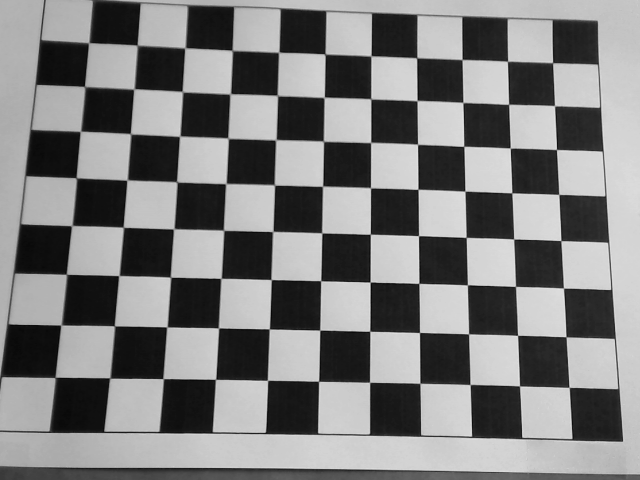
#> input picture mire_1.png, 640 x 480 px
$ jupyter execute TP_Calibrage.ipynb
#> lines starting #> are read from the running program, lines starting #| are printed output that depends on the picture; long printed decimals are rounded
Tp Calibrage Luc Anchling Timothée Teyssier

Importation des librairies utiles

[cell 1]
import numpy as np
import cv2
from matplotlib import pyplot as plt
from plotly import express as px

Lecture des images "mire1.png" et "mire2.png"

[cell 2]
image1 = cv2.imread('mire_1.png')
#> image1 is the input picture: shape (480, 640, 3); min 5, max 230, mean 126
image2 = cv2.imread('mire_2.png')
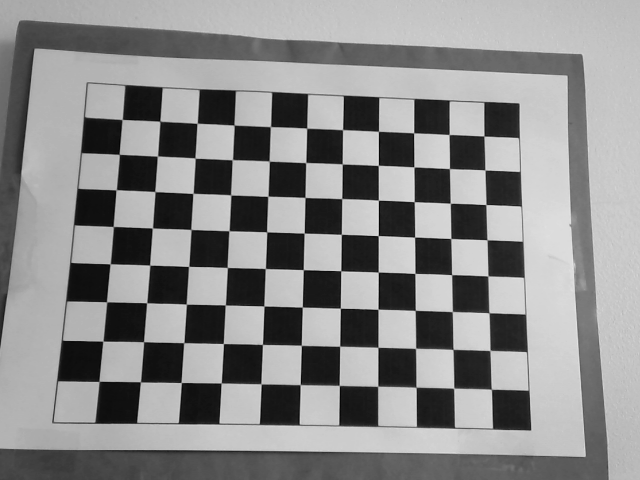
#> input picture mire_2.png, 640 x 480 px
#> image2 is the input picture: shape (480, 640, 3); min 2, max 229, mean 138.2

Récupération des intersections des cases des deux mires

[cell 3]
ret1, corners1 = cv2.findChessboardCorners(image1,(11,8))
#> ret1 = True; corners1 = 88 rows, first 8: [569.2, 387.4], [519.5, 385.9], [470.1, 384.6], [419.8, 383.3], [369.6, 382.3], [318.5, 381.4], [267.5, 380.4], [215.5, 379.4]
ret2, corners2 = cv2.findChessboardCorners(image2,(11,8))   #number of points it has to find
#> ret2 = True; corners2 = 88 rows, first 8: [490.8, 389.1], [453.9, 388], [415.6, 387.5], [377.9, 385.8], [339.1, 385.3], [300.1, 384.9], [260.8, 384.3], [220.7, 383.1]
print("longueur nombre intersections image 1: ",len(corners1))
#| longueur nombre intersections image 1:  88
print(corners1)
#> (printed output is left out)
print("longueur nombre intersections image 2: ",len(corners2))
#| longueur nombre intersections image 2:  88

Changement de taille des corners pour avoir que deux dimensions

[cell 4]
# print(corners1.shape)
corners1_squeeze = np.squeeze(corners1, axis=1)
#> corners1_squeeze = 88 pairs, first value 54.96 to 569.2, second value 42.74 to 387.4
# print(corners2.shape)
corners2_squeeze = np.squeeze(corners2, axis=1)
#> corners2_squeeze = 88 pairs, first value 99 to 490.8, second value 119.4 to 389.1
# print(corners1.shape)

[cell 5]
# concatenation des deux tableaux de coordonnées
coord_px = np.concatenate((corners1_squeeze, corners2_squeeze), axis=0)
#> coord_px = 176 pairs, first value 54.96 to 569.2, second value 42.74 to 389.1
print("longeur coordonnées pixels : ",len(coord_px))
#| longeur coordonnées pixels :  176

[cell 6]
origine_2D = corners1_squeeze[0] # origine 2D = premier point du tableau corners1_squeeze intersection qui se situe en bas à gauche de l'image
#> origine_2D = [569.2, 387.4]
print("Coordonnées de l'origine 0 : ",origine_2D)
#| Coordonnées de l'origine 0 :  [569.155 387.403]

Coordonnées des intersections en mm

[cell 7]
coord_mm = []
Nx,Ny = 11,8
x,y=0,0
for z in [0,100]:
    for y in range(Ny):
        for x in range(Nx):
            coord_mm.append(np.array([x*-20,y*-20,z]).astype(np.float32))
coord_mm = np.array(coord_mm)
print("shape coordonnées en mm des intersections : ",coord_mm.shape)
print("Coordonnées en mm des intersections : ",coord_mm)

[cell 8]
#centre optique se situant au centre de l'image 1
print("shape de la mire 1 : ",image1.shape)
i1 = image1.shape[1]/2
#> i1 = 320
print("Coordonée i1 du centre d'origine O en x : ",i1)
i2 = image1.shape[0]/2
#> i2 = 240
print("Coordonée i2 du centre d'origine O en y : ",i2)

Résolution du problème A*L = U1

[cell 9]
#création de la matrice A de taille (Nx7) et le vecteur unitaire U1 de taille (Nx1)
Nx = 8
Ny = 11
A = np.zeros((Nx*Ny*2,7))
U1 = np.zeros((Nx*Ny*2,1))
coord_px_center = coord_px-np.array([i1,i2])
#> coord_px_center = 176 pairs, first value -265 to 249.2, second value -197.3 to 149.1
U1=coord_px_center[:,0]
#> U1 = 176 values, max 249.2 at index 0, min -265 at index 10, mean -9.17
for i in range(coord_mm.shape[0]):
    A[i,0] = np.multiply(coord_px_center[i,1],coord_mm[i,0])
    A[i,1] = np.multiply(coord_px_center[i,1],coord_mm[i,1])
    A[i,2] = np.multiply(coord_px_center[i,1],coord_mm[i,2])
    A[i,3] = coord_px_center[i,1]
    A[i,4] = np.multiply(-coord_px_center[i,0],coord_mm[i,0])
    A[i,5] = np.multiply(-coord_px_center[i,0],coord_mm[i,1])
    A[i,6] = np.multiply(-coord_px_center[i,0],coord_mm[i,2])

print("Matrice A (shape): ",A.shape)
print("Matrice U1 (shape): ",U1.shape)
print("Matrice A : ",A)
print("Matrice U1 : ",U1)

[cell 10]
#Résolution du système linéaire A*L=U1
L = np.linalg.pinv(A)@U1
#> L = [0.017, -0.000331, -0.00165, 1.69, 0.000549, 0.0166, 0.00318]
print("Matrice L (shape): ",L.shape)
print("Matrice L : ",L)

Récupération d'une partie des paramètres extrasèques de la caméra grâce à la matrice L

[cell 11]
o2c = 1/np.sqrt(L[4]**2+L[5]**2+L[6]**2)
#> o2c = 59.3
beta = o2c*np.sqrt(L[0]**2+L[1]**2+L[2]**2)
#> beta = 1.01
o1c = (L[3]*o2c)/beta
#> o1c = 98.79
r11 = L[0]*o2c/beta
#> r11 = 0.995
r12 = L[1]*o2c/beta
#> r12 = -0.0194
r13 = L[2]*o2c/beta
#> r13 = -0.0963
r21 = L[4]*o2c
#> r21 = 0.0325
r22 = L[5]*o2c
#> r22 = 0.982
r23 = L[6]*o2c
#> r23 = 0.188
print("o2c : ",o2c)
print("beta : ",beta)
print("o1c : ",o1c)
print("r11 : ",r11)
print("r12 : ",r12)
print("r13 : ",r13)
print("r21 : ",r21)
print("r22 : ",r22)
print("r23 : ",r23)

[cell 12]
vectoriel = np.cross([r11,r12,r13],[r21,r22,r23])
#> vectoriel = [0.0909, -0.19, 0.977]
print("Vecteur (r31,r32,r33)",vectoriel)
r31 = vectoriel[0]
#> r31 = 0.0909
r32 = vectoriel[1]
#> r32 = -0.19
r33 = vectoriel[2]
#> r33 = 0.977
print("r31 : ",r31)
print("r32 : ",r32)
print("r33 : ",r33)

Récupération des angles de rotation pour passer du repère objet au repère caméra

[cell 13]
phi = -np.arctan(r23/r33)
#> phi = -0.19
gamma = -np.arctan(r12/r11)
#> gamma = 0.0194
omega = np.arctan(r13/(-r23*np.sin(phi)+r33*np.cos(phi)))
#> omega = -0.0964
print("phi : ",phi)
print("gamma : ",gamma)
print("omega : ",omega)

Résolution du problème B*(o3c,f2)' = R

[cell 14]
B = np.zeros((Nx*Ny*2,2))
R = np.zeros((Nx*Ny*2,1))
for i in range(coord_mm.shape[0]):
    B[i,0] = coord_px_center[i,1]
    B[i,1] = -(r21*coord_mm[i,0]+r22*coord_mm[i,1]+r23*coord_mm[i,2]+o2c)
    R[i,0] = -coord_px_center[i,1]*(r31*coord_mm[i,0]+r32*coord_mm[i,1]+r33*coord_mm[i,2])
#> after the loop, B = 176 pairs, first value -197.3 to 149.1, second value -78.12 to 84.63; R = 176 values, max 12949.8 at index 169, min -14577.7 at index 88, mean 173.1
print("Matrice B (shape) : ",B.shape)
print("Matrice R (shape) : ",R.shape)
print("Matrice B :",B)
print("Matrice R :",R)

[cell 15]
#Résolution de B(o3c,f2) = R
o3c,f2 = np.linalg.pinv(B)@R
#> o3c = [331.6]; f2 = [805.5]
print("o3c : ",o3c)
print("f2 : ",f2)

Récupération des facteurs d'échelle s1 et s2

[cell 16]
f = 4
s2 = f/f2
#> s2 = [0.00497]
f1 = beta*f2
#> f1 = [817]
s1 = s2/beta
#> s1 = [0.0049]
print("focale : ", f)
print("s1 : ",s1)
print("s2 : ",s2)
print("f1 : ",f1)
print("f2 : ",f2)

[cell 17]
#taille capteur webcam en mm
w = s1*image1.shape[1]
#> w = [3.13]
h = s2*image1.shape[0]
#> h = [2.38]
print("taille du capteur webcam en mm pour la largeur : ",w)
print("taille du capteur webcam en mm pour la hauteur : ",h)

Projection des coordonnées objet 3D dans le repère image

[cell 18]
f1=f/s1[0]
#> f1 = 817
f2 = f/s2[0]
#> f2 = 805.5
print("f1 : ",f1)
print("f2 : ",f2)
Mint = np.array([[f1,0,i1,0],[0,f2,i2,0],[0,0,0,1]])
#> Mint = [[817, 0, 320, 0], [0, 805.5, 240, 0], [0, 0, 0, 1]]
Mext = np.array([[r11,r12,r13,o1c],[r21,r22,r23,o2c],[r31,r32,r33,o3c[0]],[0,0,0,1]])
#> Mext = [[0.995, -0.0194, -0.0963, 98.79], [0.0325, 0.982, 0.188, 59.3], [0.0909, -0.19, 0.977, 331.6], [0, 0, 0, 1]]
print("Matrice intrasèque : ",Mint.shape)
print("Matrice extrasèque : ",Mext.shape)
M= Mint@Mext
#> M = [[842.1, -76.77, 234.1, 186819.2], [48.02, 745, 386.3, 127350.5], [0, 0, 0, 1]]
print("Matrice M = Mint * Mext : ",M.shape, M)
alpha = r31*coord_mm[:,0]+r32*coord_mm[:,1]+r33*coord_mm[:,2]+o3c
#> alpha = 176 values, max 456 at index 165, min 313.4 at index 10, mean 384.7
print("alpha", alpha.shape, alpha[0])
quedesuns = np.ones((coord_mm.shape[0],1)) #vecteur de 1 pour ajouter une colonne de 1 à coord_mm pour
                                            # avoir des coordonnées homogènes
coord_mm_4d = np.concatenate((coord_mm,quedesuns),axis=1)
aU = []
for i in range(coord_mm_4d.shape[0]):
    aUi = M@coord_mm_4d[i,:]
    Ui = aUi/alpha[i]
    aU.append(Ui)
#> this loop made 176 passes
#> (aUi, Ui) on passes 1 to 3: ([186819.2, 127350.5, 1], [563.4, 384, 0.00302]), ([169977.3, 126390.2, 1], [515.4, 383.3, 0.00303]), ([153135.3, 125429.8, 1], [466.9, 382.4, 0.00305])
#> after the loop, aU = 176 items, first 6: [563.4, 384, 0.00302], [515.4, 383.3, 0.00303], [466.9, 382.4, 0.00305], [417.9, 381.6, 0.00307], [368.3, 380.8, 0.00308], [318.2, 380, 0.0031]
aU = np.array(aU)
#> aU = 176 rows, first 8: [563.4, 384, 0.00302], [515.4, 383.3, 0.00303], [466.9, 382.4, 0.00305], [417.9, 381.6, 0.00307], [368.3, 380.8, 0.00308], [318.2, 380, 0.0031], [267.4, 379.1, 0.00312], [216.1, 378.3, 0.00314]
print("Matrice contenant les coordonnées en 2D multipliées par alpha : ",aU.shape, aU)

[cell 19]
plt.figure()
plt.imshow(image1)
plt.scatter(aU[:88,0],aU[:88,1])
plt.show()
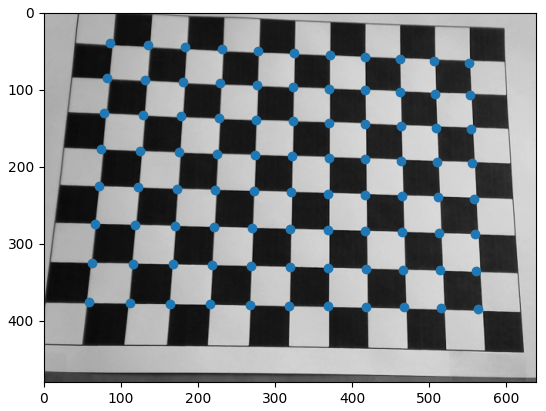
#> figure drawn by matplotlib, 1 panel
plt.figure()
plt.imshow(image2)
plt.scatter(aU[88:,0],aU[88:,1])
plt.show()
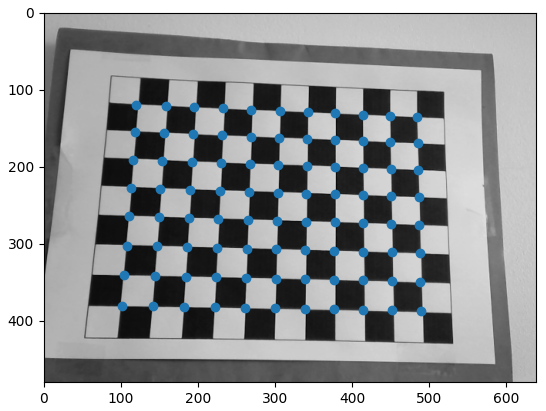
#> figure drawn by matplotlib, 1 panel

### Utilisation de la fonction cv2.calibrateCamera()

[cell 20]
M_cam = Mint[:3,:3]
#> M_cam = [[817, 0, 320], [0, 805.5, 240], [0, 0, 0]]
M_cam[2,2] = 1
print(M_cam)

[cell 21]
def cv2Calibrate(coord_px,coord_mm,M_int,h,w):
    # mise en forme des données pour la fonction cv2.calibrateCamera
#> called with coord_px = array of shape (176, 2), coord_mm = array of shape (176, 3), M_int = array of shape (3, 3), h = 640, w = 480
    objpoints = [coord_mm]
    imgpoints = [coord_px]
#> imgpoints = 1 point arrays, longest 176 points

    ret, mtx, dist, rvecs, tvecs = cv2.calibrateCamera(objpoints, imgpoints, (h,w),
                                                       M_int, None, None,
                                                       flags=cv2.CALIB_USE_INTRINSIC_GUESS)
#> ret = 0.586; mtx = [[813.4, 0, 256.8], [0, 798.1, 180.9], [0, 0, 1]]; dist = [[0.0937, 0.0534, -0.0152, -0.0293, -0.415]]; rvecs = ([-0.264, -0.0171, 0.037],); tvecs = ([124.6, 83.64, 315.4],)

    proj = []
    for i in range(len(objpoints)):
        imgpoints2, _ = cv2.projectPoints(objpoints[i], rvecs[i], tvecs[i], mtx, dist)
        proj.append(imgpoints2)
#> this loop made 1 pass
#> after the loop, proj = 1 item

    return proj

[cell 22]
proj_cv2 = cv2Calibrate(coord_px,coord_mm,M_cam,image1.shape[1],image1.shape[0])
#> proj_cv2 = 1 item

### Erreurs des projections (comparaison des méthodes)

[cell 23]
error_proj = np.linalg.norm(aU[:,:2]-coord_px)/len(coord_px)
#> error_proj = 0.131
error_cv2 = np.linalg.norm(np.squeeze(proj_cv2[0])-coord_px)/len(coord_px)
#> error_cv2 = 0.0442

print("Erreur Tsai = {}".format(error_proj))
print("Erreur CV2 = {}".format(error_cv2))

[cell 24]
plt.figure()
plt.title('Image 1')
plt.imshow(image1)
plt.scatter(aU[:88,0],aU[:88,1])
plt.scatter(proj_cv2[0][:88,:,0],proj_cv2[0][:88,:,1])
plt.legend(['Tsai','CV2'])

plt.figure()
plt.title('Image 2')
plt.imshow(image2)
plt.scatter(aU[88:,0],aU[88:,1])
plt.scatter(proj_cv2[0][88:,:,0],proj_cv2[0][88:,:,1])
plt.legend(['Tsai','CV2'])
plt.show()
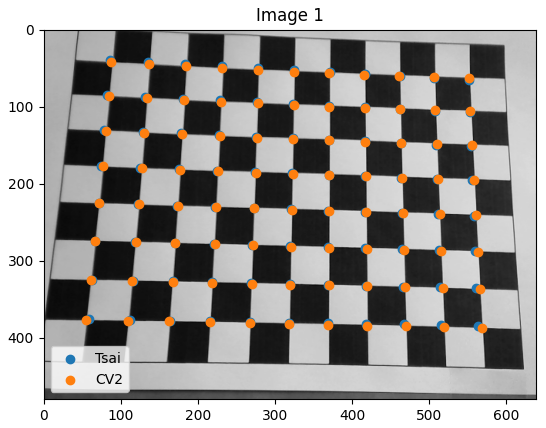
#> figure drawn by matplotlib, 1 panel
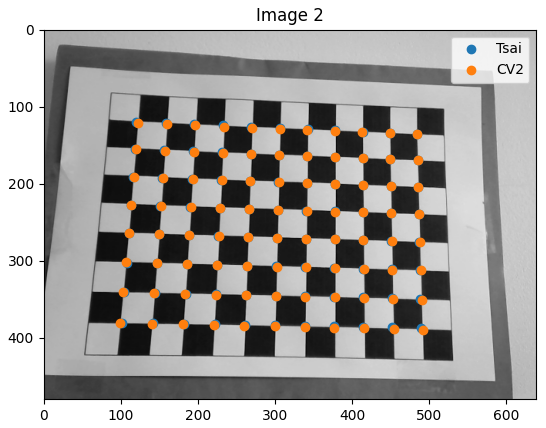
#> figure drawn by matplotlib, 1 panel
